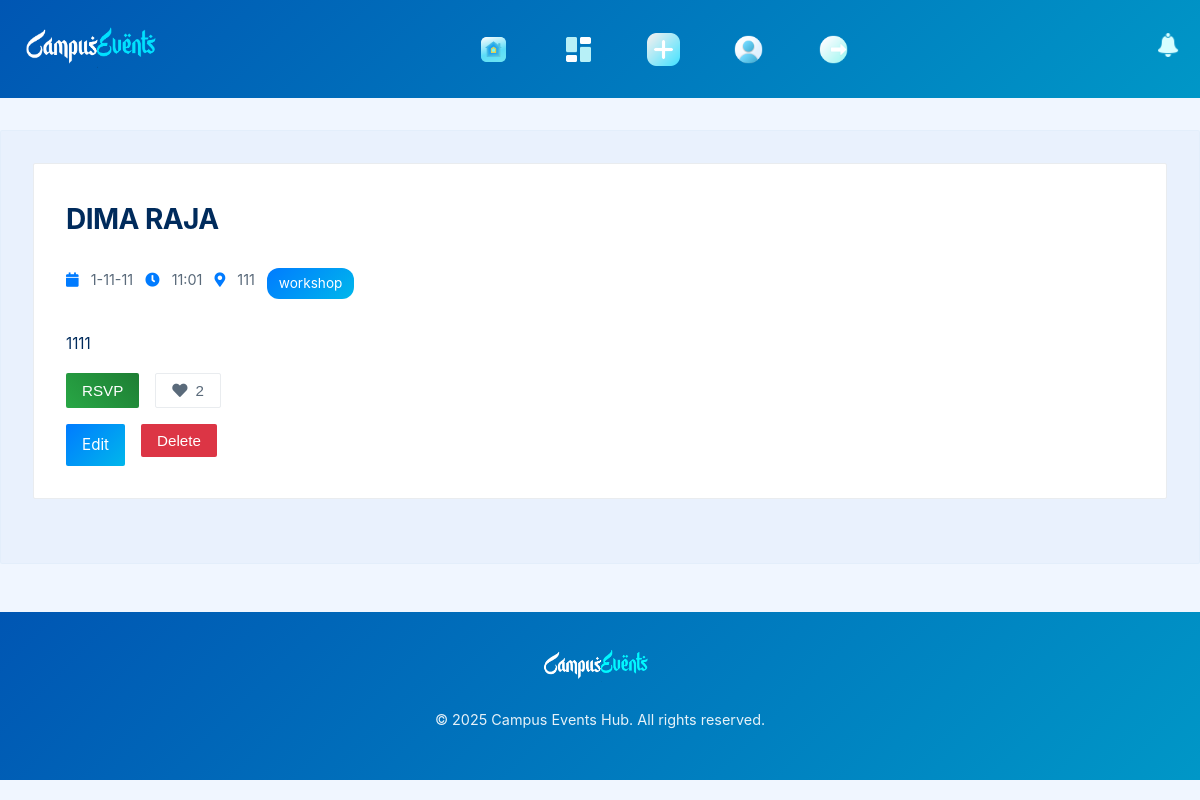
The app's page /events/1 (signed in), older data.
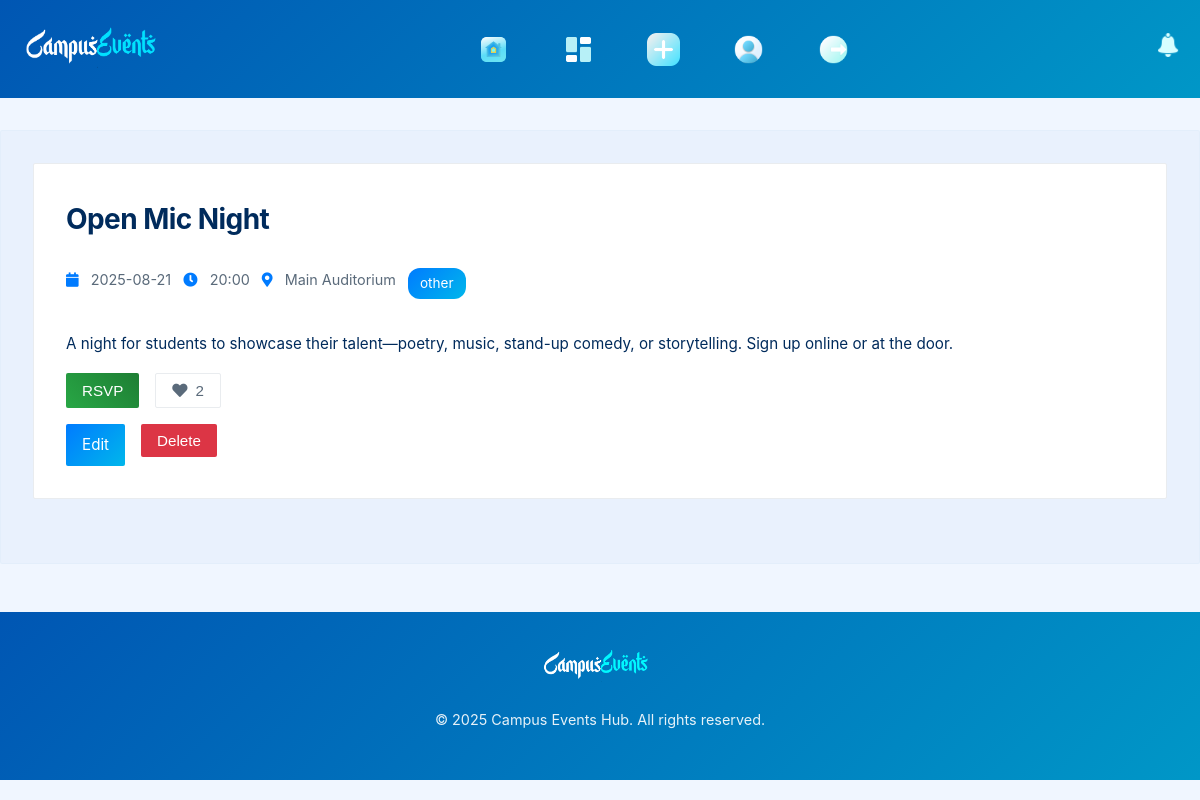
The same page, newer data.
### models.py (models this page shows)
class Event(db.Model):
    __tablename__ = 'event'
    id = db.Column(db.Integer, primary_key=True)
    title = db.Column(db.String(100), nullable=False)
    description = db.Column(db.Text, nullable=False)
    date = db.Column(db.Date, nullable=False)
    time = db.Column(db.Time, nullable=False)
    location = db.Column(db.String(100), nullable=False)
    category = db.Column(db.String(50), nullable=False)
    status = db.Column(db.Enum(EventStatus), default=EventStatus.PENDING)
    user_id = db.Column(db.Integer, db.ForeignKey('user.id'), nullable=False)
    likes = db.relationship('Like', backref='event', lazy=True, cascade='all, delete-orphan')
    rsvps = db.relationship('RSVP', backref='event', lazy=True, cascade='all, delete-orphan')
    notifications = db.relationship('Notification', backref='event', lazy=True, cascade='all, delete-orphan')

### app.py (the view)
@app.route('/events/<int:event_id>')
@login_required
def get_event_page(event_id):
    event = Event.query.get_or_404(event_id)
    role= 'admin' if current_user.role == UserRole.ADMIN else 'user'
    return render_template('event.html', event=event,role=role)

### app.py (called while the page is built)
@login_manager.user_loader
def load_user(user_id):
    return User.query.get(int(user_id))

### templates/event.html (shortened to what this page needs)
{% if role == 'admin' %}
    {% extends "admin_base.html" %}
{% else %}
    {% extends "base.html" %}
{% endif %}
{% block css %}
<link rel="stylesheet" href="{{ url_for('static', filename='css/event.css') }}">
{% endblock %}
{% block content %}
<div class="container">
    <div class="event-card">
        <h2>{{ event.title }}</h2>
        <div class="event-meta">
            <span><i class="fas fa-calendar"></i> {{ event.date.strftime('%Y-%m-%d') }}</span>
            <span><i class="fas fa-clock"></i> {{ event.time.strftime('%H:%M') }}</span>
            <span><i class="fas fa-map-marker-alt"></i> {{ event.location }}</span>
            <span class="event-category">{{ event.category }}</span>
        </div>
        <p>{{ event.description }}</p>
        {% if current_user.is_authenticated %}
        <div class="event-actions">
            <button class="btn btn-rsvp" id="rsvp-btn" data-event-id="{{ event.id }}">
                {% if current_user in event.rsvp_users %}
                    Un-RSVP
                {% else %}
                    RSVP
                {% endif %}
            </button>
            <button class="btn btn-heart {% if current_user in event.liked_by %}liked{% endif %}" id="like-btn" data-event-id="{{ event.id }}">
                <i class="fas fa-heart"></i> {{ event.likes|length }}
            </button>
        </div>
        {% endif %}
        {% if current_user.id == event.organizer.id or current_user.role == 'admin' %}
        <div class="event-actions">
            <a href="{{ url_for('edit_event_page', event_id=event.id) }}" class="btn btn-primary">Edit</a>
            <form action="{{ url_for('delete_event', event_id=event.id) }}" method="POST" class="delete-form">
                <button type="submit" class="btn btn-danger delete-btn" data-event-id="{{ event.id }}">Delete</button>
            </form>
        </div>
        {% endif %}
    </div>
</div>
{% endblock %}

Row changes from the older to the newer data that the page shows:
changed Event: title "DIMA RAJA" → "Open Mic Night"; date "1-11-11" → "2025-08-21"; time "11:01" → "20:00"; location "111" → "Main Auditorium"; category "workshop" → "other"; description "1111" → "A night for students to showcase their talent—poetry, music, stand-up comedy, or storytelling. Sign up online or at the door."
